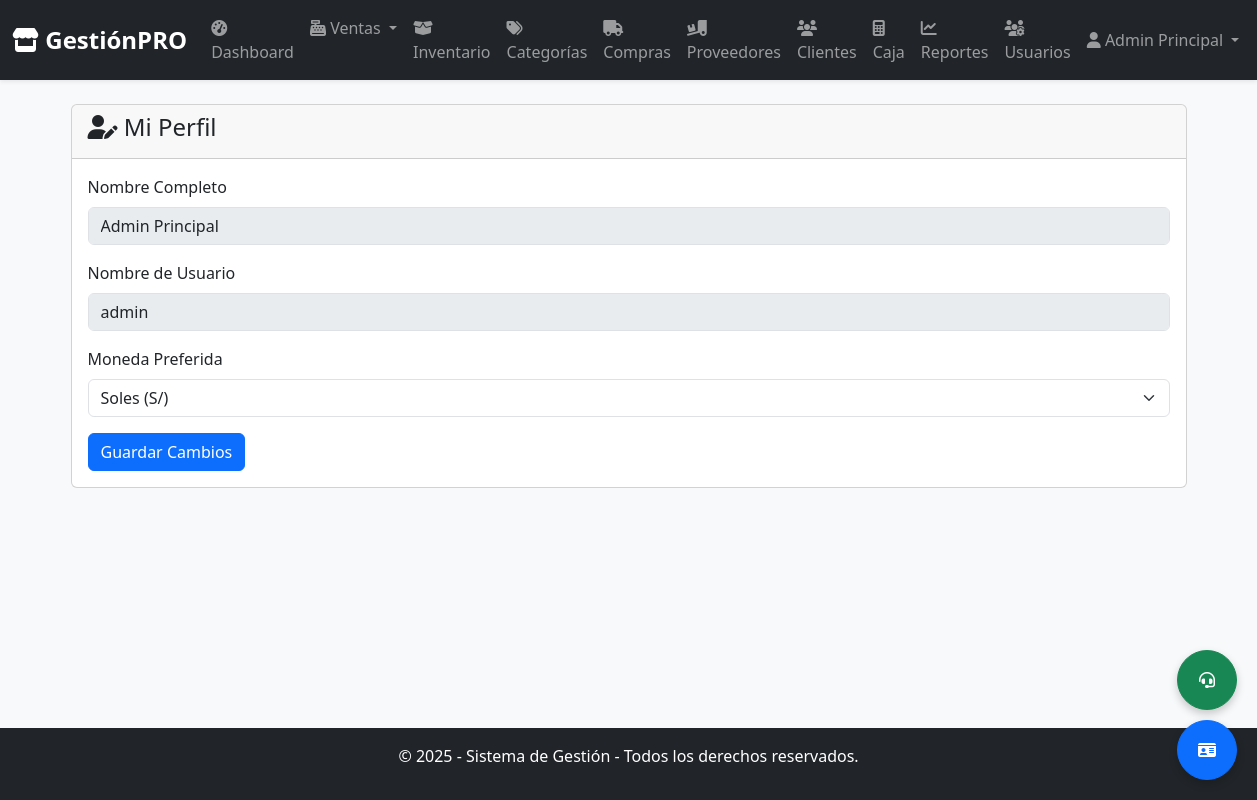
Page /modules/perfil/index.php (signed in) on the committed database.
### tables this page shows
CREATE TABLE `usuarios` (
  `id_usuario` int(11) NOT NULL,
  `nombre_completo` varchar(100) NOT NULL,
  `username` varchar(50) NOT NULL,
  `password` varchar(255) NOT NULL COMMENT 'Guardar siempre contraseñas hasheadas',
  `id_rol` int(11) NOT NULL,
  `moneda` varchar(5) NOT NULL DEFAULT '$' COMMENT 'Símbolo de la moneda preferida',
  `activo` tinyint(1) NOT NULL DEFAULT 1,
  `fecha_creacion` timestamp NOT NULL DEFAULT current_timestamp()
);

### modules/perfil/index.php (the view, shortened to what this page needs)
<?php
require_once __DIR__ . '/../../includes/header.php';
$stmt = $conexion->prepare("SELECT nombre_completo, username, moneda FROM usuarios WHERE id_usuario = ?");
$stmt->bind_param("i", $_SESSION['id_usuario']);
$stmt->execute();
$usuario = $stmt->get_result()->fetch_assoc();
?>
<div class="card">
    <div class="card-header">
        <h4><i class="fas fa-user-edit"></i> Mi Perfil</h4>
    </div>
    <div class="card-body">
        <form action="guardar.php" method="POST">
            <div class="mb-3">
                <label class="form-label">Nombre Completo</label>
                <input type="text" class="form-control" value="<?php echo htmlspecialchars($usuario['nombre_completo']); ?>" disabled>
            </div>
            <div class="mb-3">
                <label class="form-label">Nombre de Usuario</label>
                <input type="text" class="form-control" value="<?php echo htmlspecialchars($usuario['username']); ?>" disabled>
            </div>
            <div class="mb-3">
                <label for="moneda" class="form-label">Moneda Preferida</label>
                <select name="moneda" id="moneda" class="form-select">
                    <option value="S/" <?php echo ($usuario['moneda'] == 'S/') ? 'selected' : ''; ?>>Soles (S/)</option>
                    </select>
            </div>
            <button type="submit" class="btn btn-primary">Guardar Cambios</button>
        </form>
    </div>
</div>
<?php require_once __DIR__ . '/../../includes/footer.php'; ?>

### assets/css/style.css (style rules this page uses)
body { display: flex; flex-direction: column; min-height: 100vh; }

### rows in the picture
usuarios: nombre_completo "Admin Principal", username "admin", moneda "Soles (S/)"

### other values in the picture
getConfig('nombre_tienda') "GestiónPRO"
$_SESSION['nombre_usuario'] "Admin Principal"
